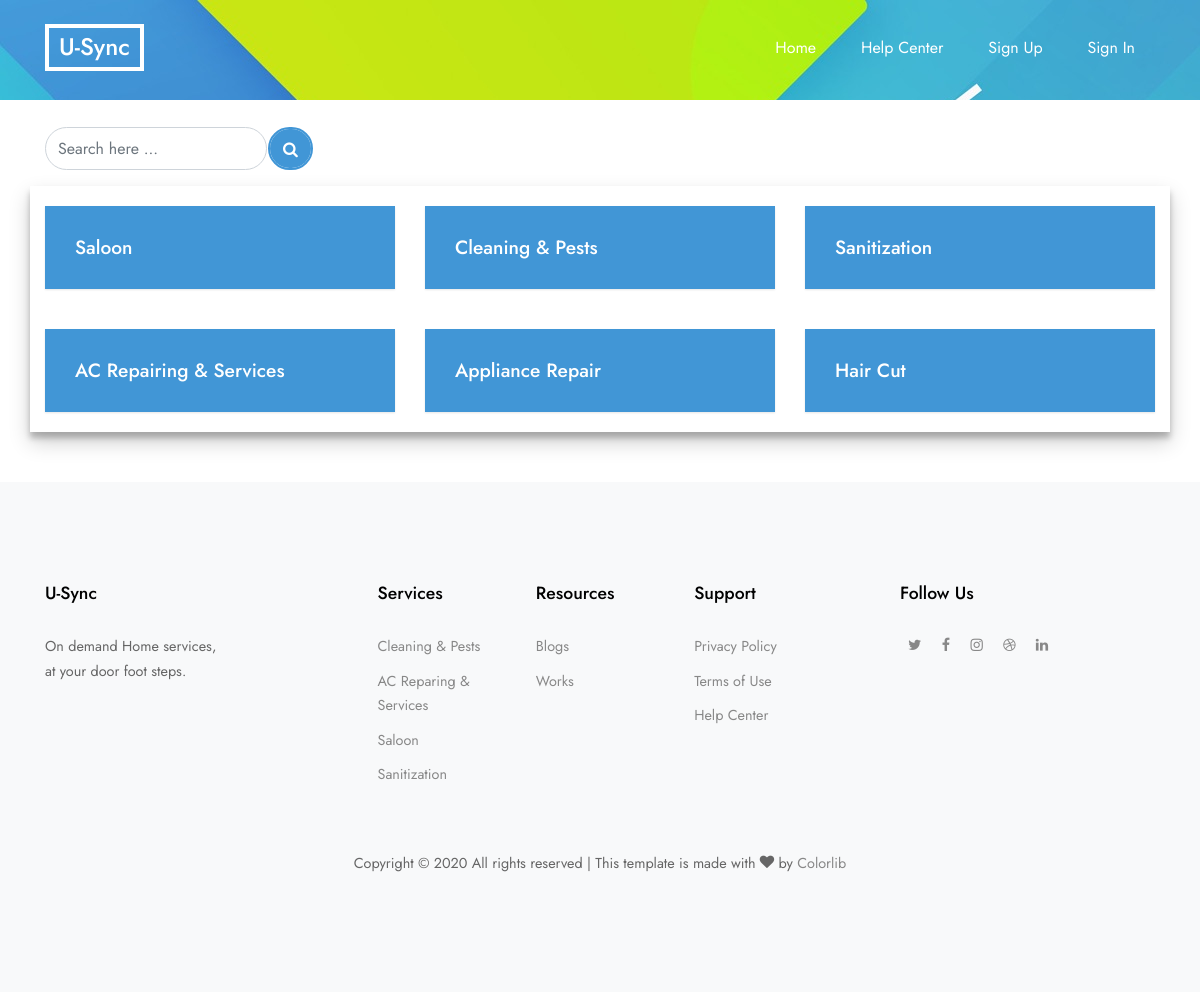
The page /Services/ on the database its author committed.
### scomp/models.py (models this page shows)
class ServiceModel(models.Model):
    name = models.CharField(max_length=50)
    desc = models.CharField(max_length=200,default='')
    def __str__(self):
        return self.name

### scomp/views.py (the view, shortened to what this page needs)
# urls.py: path('Services/',views.selectBooking),
def selectBooking(request):
    shobj = ServiceModel.objects.all()
    sprod = ''
    shdic = {}
    for i in shobj:
        serve = ServiceModel.objects.get(id = i.id)
        shdic[i]=PackageModel.objects.filter(service = serve)
    return render(request,'selectBooking.html',{'shdic':shdic,'sprod':sprod})

### scomp/models.py (called while the page is built)
    def __str__(self):
        return self.name+" ,"+str(self.offer)+"% OFF"

### templates/selectBooking.html (shortened to what this page needs)
{% extends 'skeleton.html' %}
{% load static %}
{% block selectBooking %}
<link rel="stylesheet" href="https://stackpath.bootstrapcdn.com/font-awesome/4.7.0/css/font-awesome.min.css">
<div class="" style="height:100px !important;background-image: url({% static 'images/hero_bg_1.jpg' %}); ">
</div>
<br>
<section>
  <div class="container">
    <div class="row">
      <div class="col-lg-12 text-right">
        <form class="form-group" method="post" enctype="multipart/form-data">
          <div class="form-inline">
            <div class="">
              <input type="text" class="form-control" name="sdata" placeholder="Search here ...">
            </div>
            <div class="">
              <button type="submit" class="form-control fa fa-search" name="button"></button>
            </div>
          </div>
        </form>
      </div>
      <br><br>
    </div>
    <div class="row" style=";box-shadow: 0 10px 20px rgba(0,0,0,0.19), 0 6px 6px rgba(0,0,0,0.23);">
      {% if sprod == '' %}
        {% for i,j in shdic.items %}
          <div class="col-lg-4 text-center" style="margin:20px 0px;">
            <div class="service d-flex h-100" style="background-color:#4196d6;cursor:pointer;" data-toggle="collapse" data-target="#collapseExample{{ i.id }}" aria-expanded="false" aria-controls="collapseExample">
              <div class="service-about">
                <h3 style="color:white;">{{ i.name }}</h3>
              </div>
            </div>
          </div>
        {% endfor %}
      {% endif %}
    </div>
  </div>
</section>
<div class="" style="height:50px;">
</div>
{% endblock %}

### static/css/style.css (style rules this page uses)
html { overflow-x: hidden; }
body { line-height: 1.7; color: #666666; font-weight: 400; font-size: 1rem; }
h1, h2, h3, h4, h5, .h1, .h2, .h3, .h4, .h5 { font-family: "Jost", sans-serif; color: #000; }
body:after { -webkit-transition: .3s all ease-in-out; -o-transition: .3s all ease-in-out; transition: .3s all ease-in-out; }
.form-control { height: 43px; border-radius: 30px; font-family: "Jost", -apple-system, BlinkMacSystemFont, "Segoe UI", Roboto, "Helvetica Neue", Arial, "Noto Sans", sans-serif, "Apple Color Emoji", "Segoe UI Emoji", "Segoe UI Symbol", "Noto Color Emoji"; }
.service { padding: 30px; background: #fff; -webkit-box-shadow: 0 1px 2px 0px rgba(0, 0, 0, 0.1); box-shadow: 0 1px 2px 0px rgba(0, 0, 0, 0.1); -webkit-transition: .3s all ease-in-out; -o-transition: .3s all ease-in-out; transition: .3s all ease-in-out; top: 0; position: relative; }
.service .service-about *:last-child { margin-bottom: 0; }
.service .service-about h3 { font-size: 1.2rem; margin-bottom: 10px; }

### templates/selectBooking.html (style rules this page uses)
.fa-search { color:white; background-color:#4196d6; width:45px !important; border: 2px solid #4196d6; margin-left:1px; }

### rows shown on the page
ServiceModel: name "Saloon"
ServiceModel: name "Cleaning & Pests"
ServiceModel: name "Sanitization"
ServiceModel: name "AC Repairing & Services"
ServiceModel: name "Appliance Repair"
ServiceModel: name "Hair Cut"
